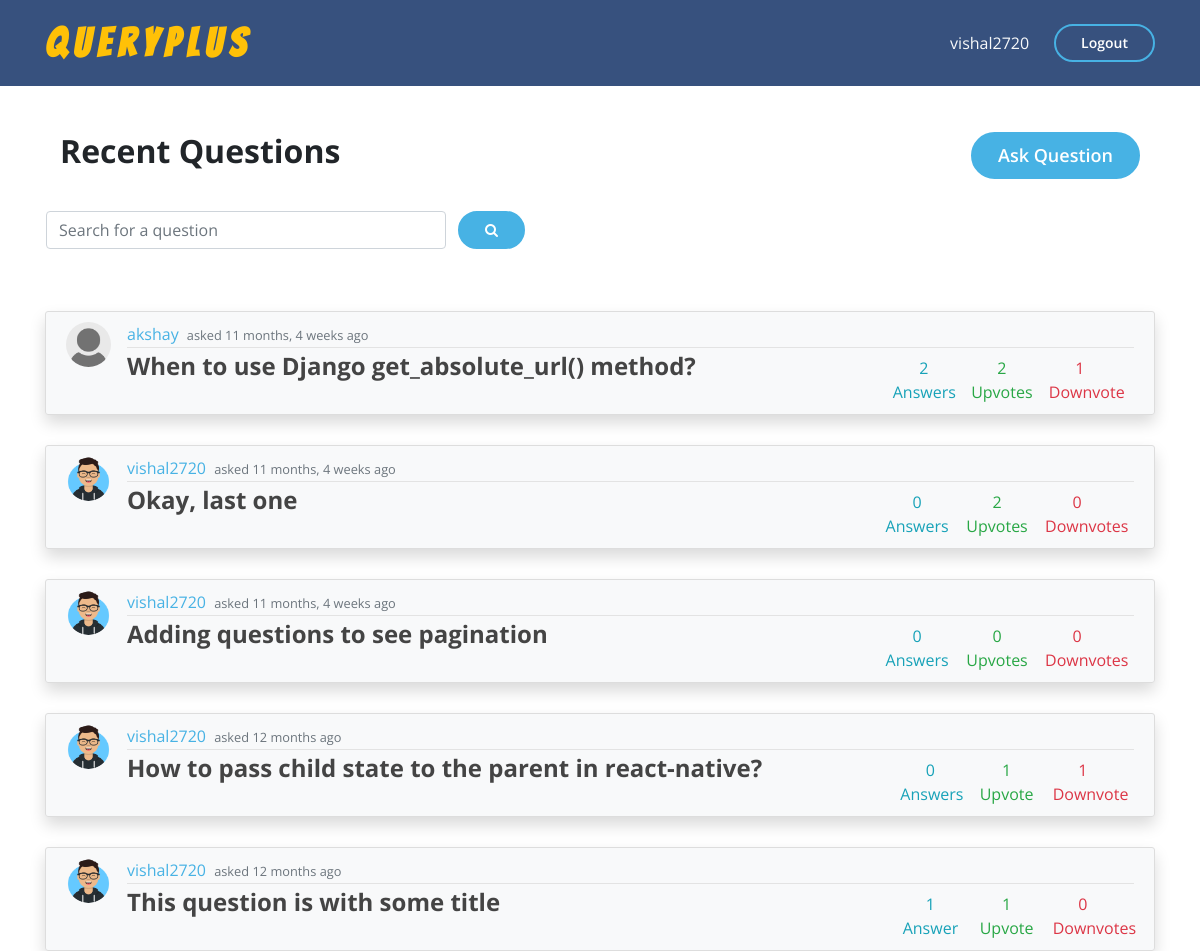
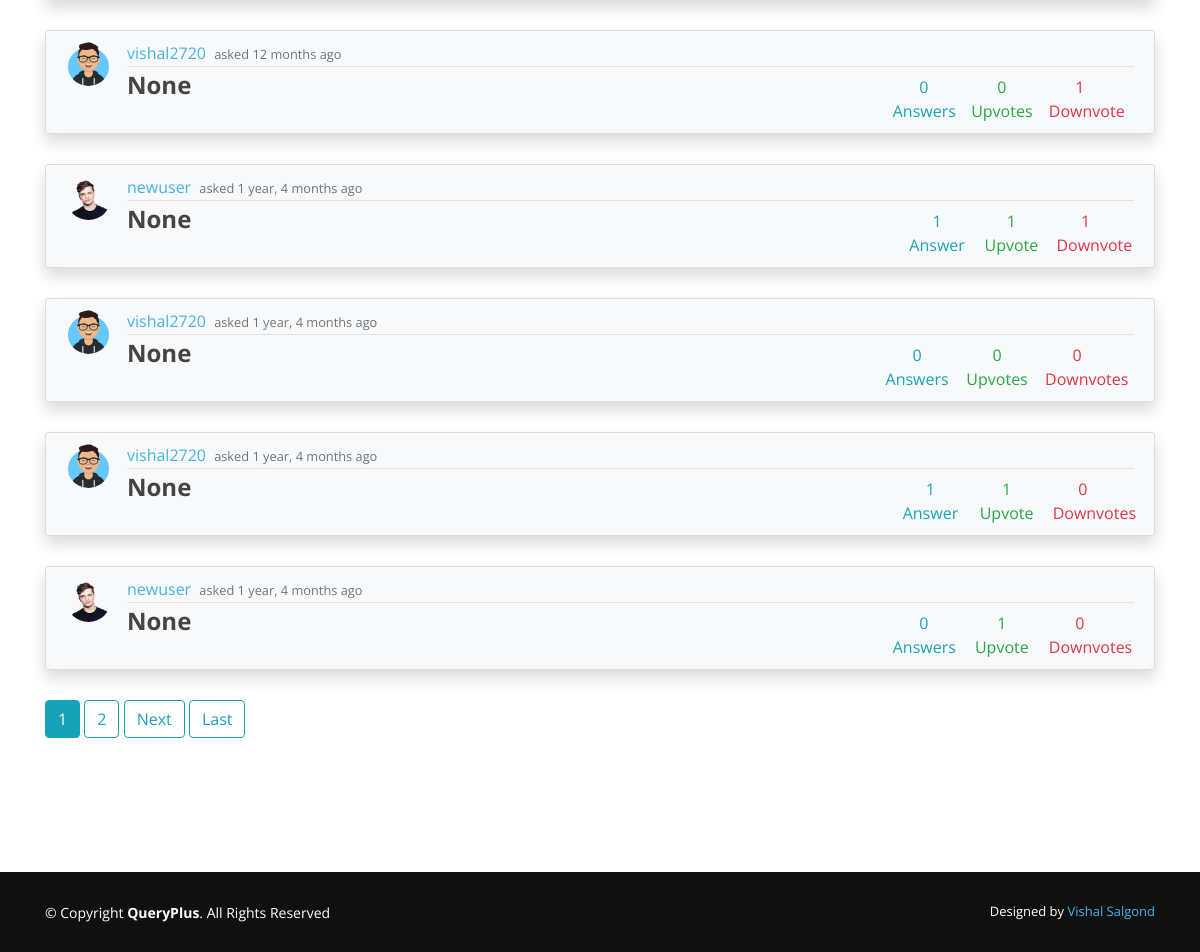
The app's page / (signed in) with its own data (2 pictures, top to bottom).
### main_app/models.py (models this page shows, shortened)
class Question(models.Model):
    title = models.CharField(max_length=100, null=True)
    question = RichTextField()
    date_posted = models.DateTimeField(auto_now_add=True)
    author = models.ForeignKey(User, on_delete=models.CASCADE)
    upvotes = models.ManyToManyField(User, related_name='question_upvotes', blank=True)
    downvotes = models.ManyToManyField(User, related_name='question_downvotes', blank=True)

class Profile(models.Model):
    user = models.OneToOneField(User, on_delete=models.CASCADE)
    image = models.ImageField(default='default.jpg',upload_to='profile_pics')

### main_app/views.py (the view, shortened to what this page needs)
# urls.py: path('', QuestionListView.as_view(), name='home'),
class QuestionListView(ListView):
    model = Question
    template_name = 'main_app/home.html'
    context_object_name = 'questions'
    ordering = ['-date_posted']
    paginate_by = 10

### main_app/templates/main_app/home.html (shortened to what this page needs)
{% extends "main_app/base.html" %}
{% load static %}
{% load i18n %}
{% block content %}
  {% if user.is_authenticated %}
      <div class="container">
        <div class="container d-flex pt-5">
          <h2 class="mr-auto"> <b>Recent Questions</b> </h2>
          <a style="background-color:  #47b2e4; font-size: large;" href="{% url 'question-create' %}" class="get-started-btn py-2 text" type="submit">Ask Question</a>
        </div>
        <nav class="navbar navbar-light">
          <form class="form-inline" method="POST">
            <div class="row mt-4">
              <input class="form-control mr-sm-2" style="width: 400px;" type="search" placeholder="Search for a question" name="search" aria-label="Search">
              <button style="background-color:  #47b2e4;" class="get-started-btn ml-1 my-sm-0" type="submit"><i class="fa fa-search"></i></button>
            </div>
          </form>
        </nav>
        <br>
      </div>
      <section style="margin-bottom: 80px;">
        {% for q in questions %}
        <div class="container">
          <div class="shadow rounded">
            <article class="media content-section bg-light">
              <img class="rounded-circle article-img" src="{{ q.author.profile.image.url }}" alt="">
              <div class="media-body">
                <div class="article-metadata">
                    <a class="mr-1" href="{% url 'user-profile' q.author.username %}">{{ q.author }}</a>
                    <small class="text-muted">asked {{ q.date_posted|timesince }} ago</small>
                </div>
                <div class="row">
                  <div class="col-lg-8">
                    <h4><a class="article-title" href="{% url 'question-detail' q.id %}"><b>{{ q.title|safe }}</b></a></h4>
                  </div>
                  <div class="col-lg-4 d-flex">
                    <div style="margin-left: auto;" class="row pr-3">
                    <div style=" border-radius: 5px;" class="col-3 mx-2">
                      <div  class="row mt-1">
                        <div class="text-info" style="margin: auto;"> {{ q.answer_set.count }} </div>
                      </div>
                      <div class="row">
                      </div>
                    </div>
                    <div style=" border-radius: 5px;" class="col-3 mx-2">
                      <div  class="row mt-1">
                        <div class="text-success" style="margin: auto;"> {{ q.upvotes.count }} </div>
                      </div>
                      <div class="row">
                      </div>
                    </div>
                    <div style=" border-radius: 5px;" class="col-3 mx-2">
                      <div  class="row mt-1">
                        <div class="text-danger" style="margin: auto;"> {{ q.downvotes.count }} </div>
                      </div>
                      <div class="row">
                      </div>
                    </div>
                  </div>
                  </div>
                </div>
              </div>
            </article>
          </div>
        </div>
      {% endfor %}
    {% if is_paginated %}
      <div class="container">
      {% for num in page_obj.paginator.page_range %}
        {% if page_obj.number == num %}
          <a class="btn btn-info mb-4" href="?page={{ num }}">{{ num }}</a>
        {% elif num > page_obj.number|add:'-3' and num < page_obj.number|add:'3' %}
          <a class="btn btn-outline-info mb-4" href="?page={{ num }}">{{ num }}</a>
        {% endif %}
      {% endfor %}
      {% if page_obj.has_next %}
        <a class="btn btn-outline-info mb-4" href="?page={{ page_obj.next_page_number }}">Next</a>
        <a class="btn btn-outline-info mb-4" href="?page={{ page_obj.paginator.num_pages }}">Last</a>
      {% endif %}
    </div>
    {% endif %}
  </section>
  {% endif %}
{% endblock content %}

### main_app/templates/main_app/base.html (shortened to what this page needs)
{% load static %}
<!DOCTYPE html>
<html>
<head>
    <link rel="stylesheet" href="{% static 'main_app/vendor/bootstrap/css/bootstrap.min.css' %}">
    <link rel="stylesheet" href="{% static 'main_app/vendor/icofont/icofont.min.css' %}">
    <link rel="stylesheet" href="{% static 'main_app/vendor/boxicons/css/boxicons.min.css' %}">
    <link rel="stylesheet" href="{% static 'main_app/vendor/remixicon/remixicon.css' %}">
    <link rel="stylesheet" href="{% static 'main_app/vendor/venobox/venobox.css' %}">
    <link rel="stylesheet" href="{% static 'main_app/vendor/owl.carousel/assets/owl.carousel.min.css' %}">
    <link rel="stylesheet" href="{% static 'main_app/vendor/aos/aos.css' %}">
    <link rel="stylesheet" type="text/css" href="{% static 'main_app/main.css' %}">
    <link rel="stylesheet" href="https://cdnjs.cloudflare.com/ajax/libs/font-awesome/4.7.0/css/font-awesome.min.css">
    <link rel="stylesheet"
      href="//cdnjs.cloudflare.com/ajax/libs/highlight.js/10.0.3/styles/androidstudio.min.css">
</head>
<body>
  <div id="wrap">
  <header id="header" class="fixed-top">
    <div class="container d-flex align-items-center mb-2 mt-2">
      <h1 class="logo mr-auto"><a class="text-warning font-weight-bold" href="{% url 'home' %}">QueryPlus</a></h1>
      {%if user.is_authenticated %}
        <a href="{% url 'profile' %}" class="text-light scrollto">{{ user.username }}</a>
        <a href="" data-toggle="modal" data-target="#logoutModal" class="get-started-btn scrollto">Logout</a>
      {% else %}
        <a href="{% url 'login' %}" class="get-started-btn scrollto">Sign In</a>
        <a href="{% url 'register' %}" class="get-started-btn scrollto">Create Account</a>
      {% endif %}
    </div>
  </header>
    <main role="main" class="container">
      <div class="row pt-1">
    </main>
  {% block content %}
  {% endblock %}
  <footer id="footer">
    <div class="container footer-bottom">
      <div class="copyright">
        &copy; Copyright <strong><span>QueryPlus</span></strong>. All Rights Reserved
      </div>
      <div class="credits">
        Designed by <a href="">Vishal Salgond</a>
      </div>
    </div>
  </footer>
</div>
</body>
</html>

### main_app/static/main_app/main.css (style rules this page uses)
html { min-height: 100%; position: relative; }
body { background: white; margin-top: 5rem; font-family: 'Open Sans', sans-serif; padding-bottom: 80px; }
a { color: #47b2e4; }
#header { transition: all 0.5s; z-index: 997; padding: 15px 0; background: #37517e; }
#header .logo { font-size: 40px; font-family: 'Bangers', cursive; color: yellow; margin: 0; padding: 0; line-height: 1; font-weight: 500; letter-spacing: 7px; text-transform: uppercase; }
#header .logo a { color:black; }
.get-started-btn { margin-left: 25px; color: #fff; border-radius: 50px; padding: 6px 25px 7px 25px; white-space: nowrap; transition: 0.3s; font-size: 14px; display: inline-block; border: 2px solid #47b2e4; font-weight: 600; }
section { padding: 30px 0; overflow: hidden; }
.content-section { background: #ffffff; padding: 10px 20px; border: 1px solid #dddddd; border-radius: 3px; margin-bottom: 30px; }
.article-title { color: #444444; }
.article-img { height: 45px; width: 45px; margin-right: 16px; }
.article-metadata { padding-bottom: 1px; margin-bottom: 4px; border-bottom: 1px solid #e3e3e3 }
#footer { position: absolute; height: 80px; bottom: 0px; left: 0px; right: 0px; margin-top: 30px; font-size: 14px; background: #101010 ; }
#wrap { min-height: 100%; height: auto; }
#footer .footer-bottom { padding-top: 30px; padding-bottom: 30px; color: #fff; }
#footer .copyright { float: left; }
#footer .credits { float: right; font-size: 13px; }
#footer .credits a { transition: 0.3s; }

### records on screen
Question: author.profile.image (placeholder picture), author "akshay", date_posted "11 months, 4 weeks", title "When to use Django get_absolute_url() method?", answer_set.count "2", upvotes.count "2", downvotes.count "1"
Question: author.profile.image (picture), author "vishal2720", date_posted "11 months, 4 weeks", title "Okay, last one", answer_set.count "0", upvotes.count "2", downvotes.count "0"
Question: author.profile.image (picture), author "vishal2720", date_posted "11 months, 4 weeks", title "Adding questions to see pagination", answer_set.count "0", upvotes.count "0", downvotes.count "0"
Question: author.profile.image (picture), author "vishal2720", date_posted "12 months", title "How to pass child state to the parent in react-native?", answer_set.count "0", upvotes.count "1", downvotes.count "1"
Question: author.profile.image (picture), author "vishal2720", date_posted "12 months", title "This question is with some title", answer_set.count "1", upvotes.count "1", downvotes.count "0"
Question: author.profile.image (picture), author "vishal2720", date_posted "12 months", title "None", answer_set.count "0", upvotes.count "0", downvotes.count "1"
Question: author.profile.image (picture), author "newuser", date_posted "1 year, 4 months", title "None", answer_set.count "1", upvotes.count "1", downvotes.count "1"
Question: author.profile.image (picture), author "vishal2720", date_posted "1 year, 4 months", title "None", answer_set.count "0", upvotes.count "0", downvotes.count "0"
Question: author.profile.image (picture), author "vishal2720", date_posted "1 year, 4 months", title "None", answer_set.count "1", upvotes.count "1", downvotes.count "0"
Question: author.profile.image (picture), author "newuser", date_posted "1 year, 4 months", title "None", answer_set.count "0", upvotes.count "1", downvotes.count "0"

### other values on screen
{{ user.username }} "vishal2720"
{{ num }} "1"
{{ num }} "2"
